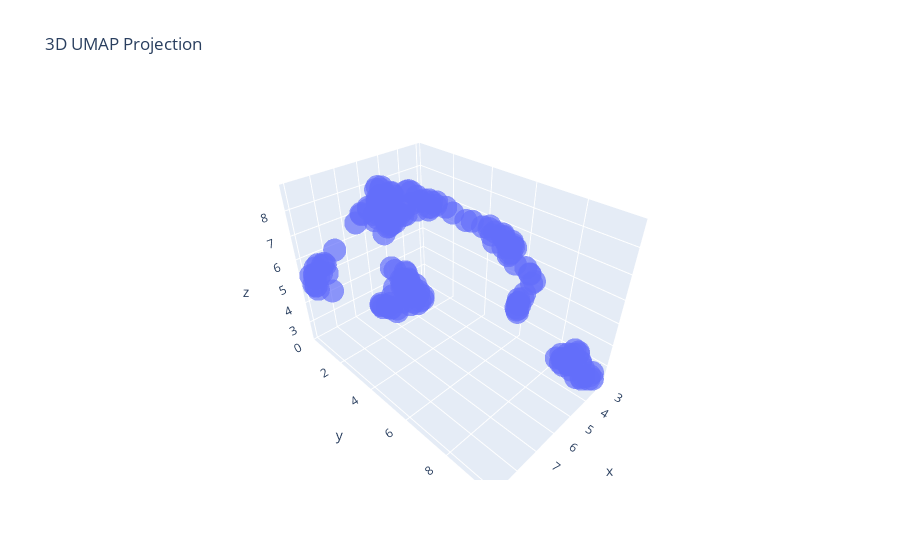

Write notebook code for a chart like this one.
### Code cell
# Convert to Plotly-friendly format
fig = px.scatter_3d(
    x=embedding[:, 0],
    y=embedding[:, 1],
    z=embedding[:, 2],
    title='3D UMAP Projection',
    opacity=0.7
)

fig.show()

### Figure 1 — Plotly figure (JSON) as saved in the notebook; plotly's stock layout.template omitted (floating-point values rounded to 4 significant figures; data arrays with more than 128 entries replaced by an {"elided": "..."} marker saying what was removed)
{"data": [{"hovertemplate": "x=%{x}<br>y=%{y}<br>z=%{z}<extra></extra>", "legendgroup": "", "marker": {"color": "#636efa", "opacity": 0.7, "symbol": "circle"}, "mode": "markers", "name": "", "scene": "scene", "showlegend": false, "type": "scatter3d", "x": {"elided": "180 float values"}, "y": {"elided": "180 float values"}, "z": {"elided": "180 float values"}}], "layout": {"legend": {"tracegroupgap": 0}, "scene": {"domain": {"x": [0, 1], "y": [0, 1]}, "xaxis": {"title": {"text": "x"}}, "yaxis": {"title": {"text": "y"}}, "zaxis": {"title": {"text": "z"}}}, "title": {"text": "3D UMAP Projection"}}}
